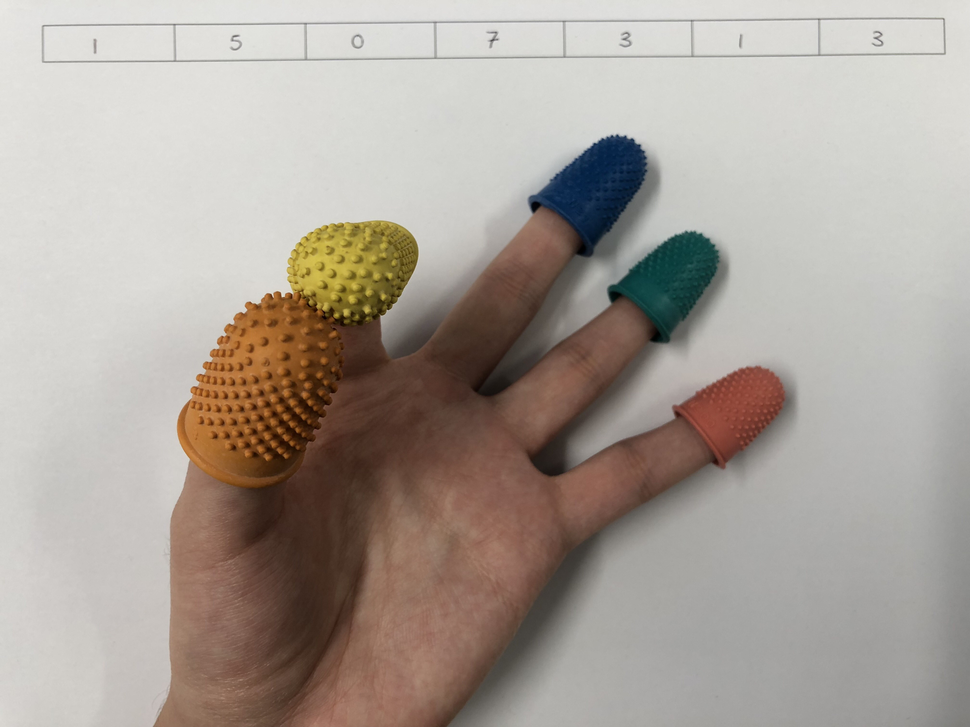
%> input picture IMAGE PROCESSING/index.png, 970 x 727 px, shrunk from 4032 x 3024 before the run
$ octave TaskA2.m   (GNU Octave 9; MATLAB toolbox functions it lacks are replaced by stand-ins)
%> lines starting %> are read from the running program, lines starting %| are printed output that depends on the picture
clear all;
close all;
clc;

fileName = uigetfile('palmdown.png');
%> the answer given: index.png
palmdownImageFile = imread(fileName);
%> palmdownImageFile is the input picture: size 727x970x3 uint8; mean R, G, B 170.2, 161.2, 153.2

palmdownGreyScale = rgb2gray(palmdownImageFile);
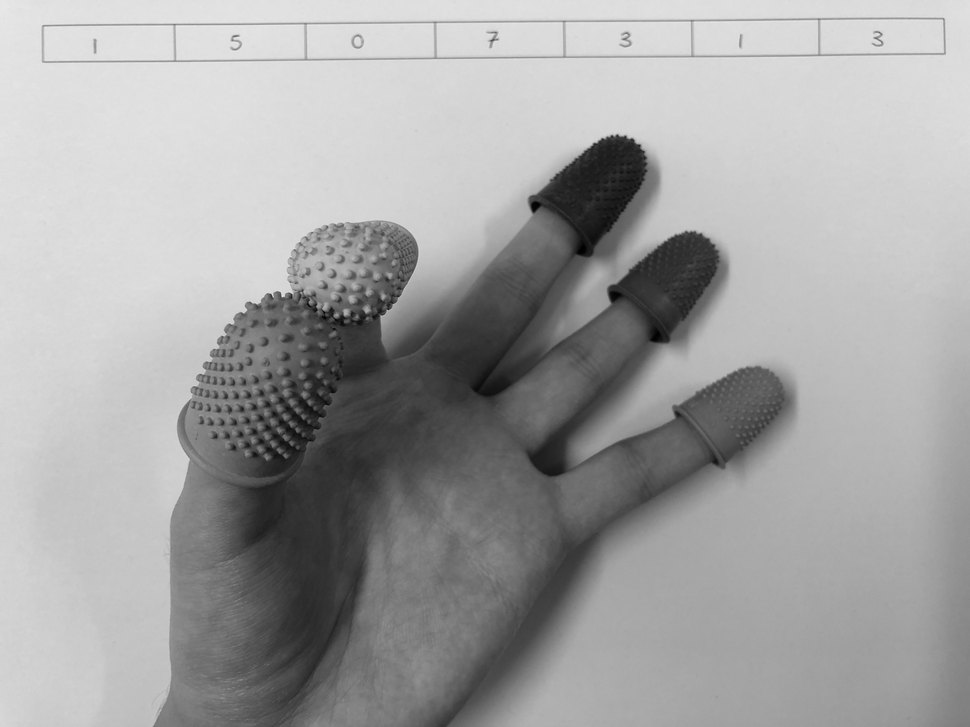
%> palmdownGreyScale: size 727x970 uint8; min 0, max 236, mean 163
palmdownGreyScaleHist = imhist(palmdownGreyScale);
%> palmdownGreyScaleHist = 256 values, max 19236 at index 220, min 0 at index 238, mean 2754.6

palmdownR = palmdownImageFile(:,:,1);
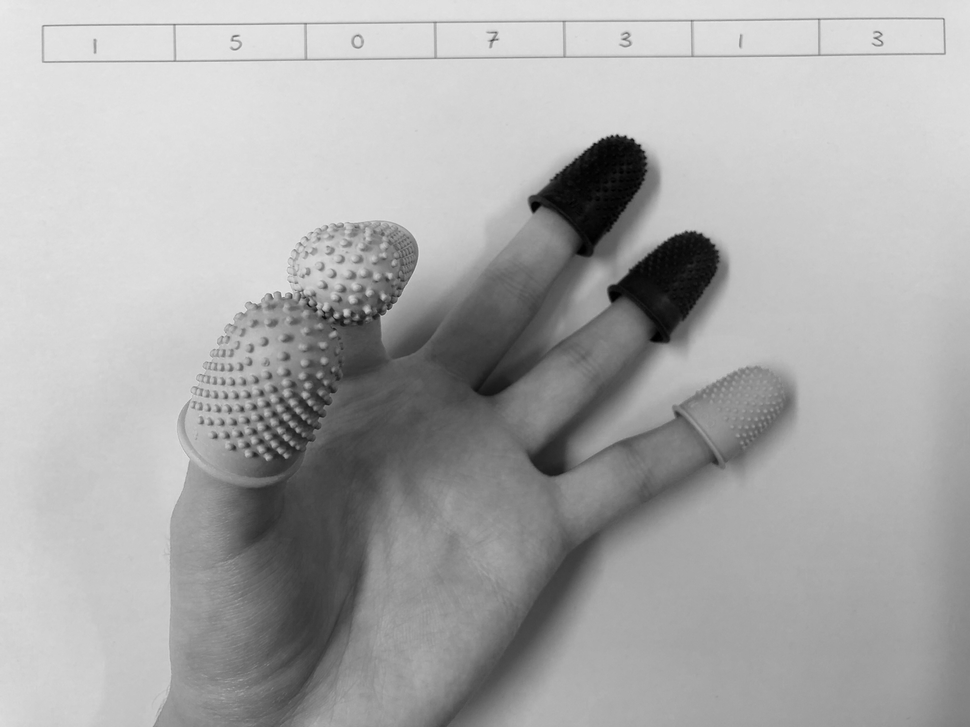
%> palmdownR: size 727x970 uint8; min 0, max 237, mean 170.2
palmdownG = palmdownImageFile(:,:,2);
palmdownB = palmdownImageFile(:,:,3);
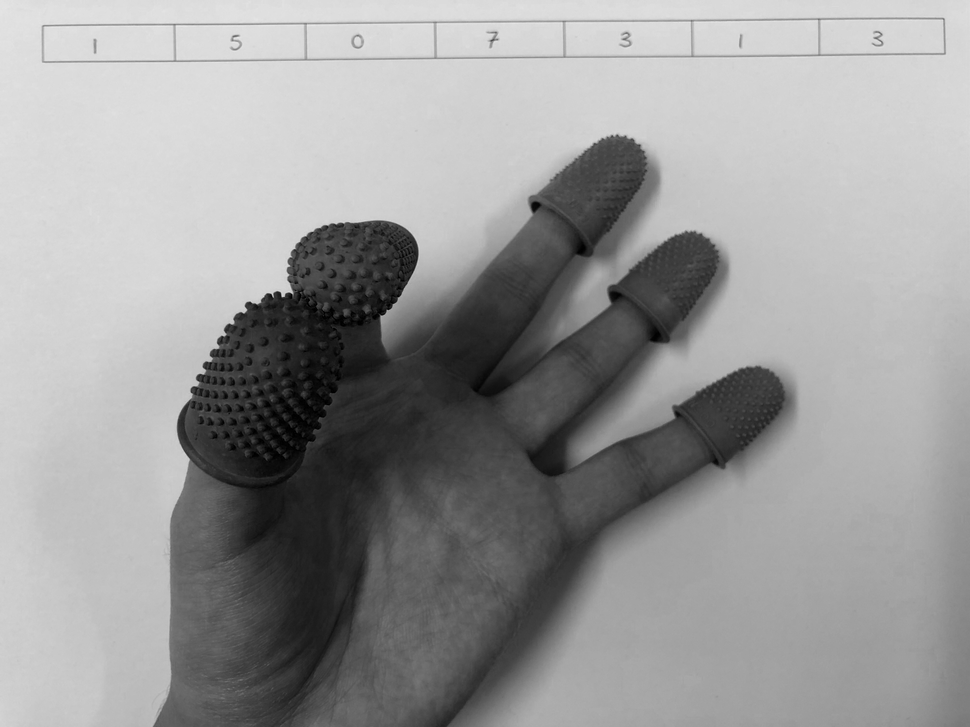
%> palmdownB: size 727x970 uint8; min 0, max 233, mean 153.2

palmdownRedChannelHist = imhist(palmdownR);
%> palmdownRedChannelHist = 256 values, max 18079 at index 221, min 0 at index 239, mean 2754.6
palmdownGreenChannelHist = imhist(palmdownG);
%> palmdownGreenChannelHist = 256 values, max 20920 at index 220, min 0 at index 238, mean 2754.6
palmdownBlueChannelHist = imhist(palmdownB);
%> palmdownBlueChannelHist = 256 values, max 16852 at index 215, min 0 at index 235, mean 2754.6

greyScaleArithmeticMean = mean2(palmdownGreyScale);
%> greyScaleArithmeticMean = 163
rArithmeticMean = mean2(palmdownR);
%> rArithmeticMean = 170.2
gArithmeticMean = mean2(palmdownG);
%> gArithmeticMean = 161.2
bArithmeticMean = mean2(palmdownB);
%> bArithmeticMean = 153.2

figure;

subplot(1,2,1);
plot(0:255, palmdownRedChannelHist, 'r','LineWidth', 1);hold on
plot(0:255, palmdownGreenChannelHist, 'g','LineWidth', 1);hold on
plot(0:255, palmdownBlueChannelHist, 'b','LineWidth', 1);
xlabel('Intensity', 'FontSize', 14); ylabel('Normalised Count','FontSize',14);
xlim([0 255]);
rgbHistYLength = get(gca,'YLim');
ylim([0 max(palmdownRedChannelHist)]);
line([rArithmeticMean,rArithmeticMean],rgbHistYLength,'Color','r','LineWidth', 1,'LineStyle', '--');hold on
ylim([0 max(palmdownGreenChannelHist)]);
line([gArithmeticMean,gArithmeticMean],rgbHistYLength,'Color','g','LineWidth', 1,'LineStyle', '--');hold on
ylim([0 max(palmdownBlueChannelHist)]);
line([bArithmeticMean,bArithmeticMean],rgbHistYLength,'Color','b','LineWidth', 1,'LineStyle', '--');


subplot(1,2,2);
plot(0:255, palmdownGreyScaleHist, 'black','LineWidth', 1);
xlabel('Luminance', 'FontSize', 14);ylabel('Normalised Count','FontSize',14);
xlim([0 255]);
ylim([0 max(palmdownGreyScaleHist)]);
greyScaleHistYLength = get(gca,'YLim');
line([greyScaleArithmeticMean,greyScaleArithmeticMean],greyScaleHistYLength,'Color','black','LineWidth', 1,'LineStyle','--');
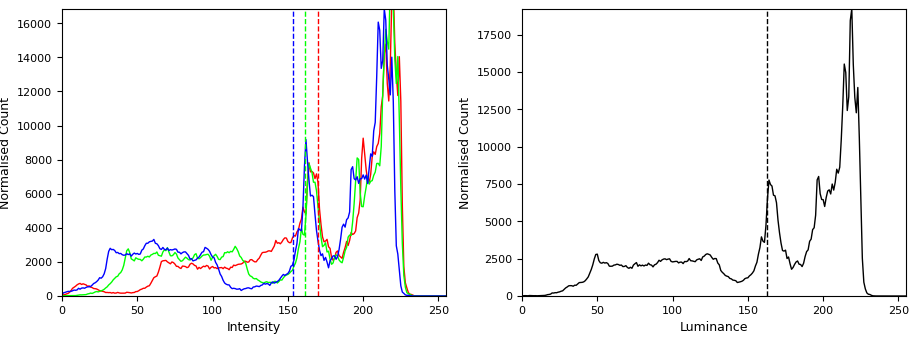
%> figure redrawn from the program's plot data, 2 panels; panel 1: curve peaks at x = 220, y = 18079, above the top of the axes; panel 1: curve peaks at x = 214, y = 16852; panel 2: curve peaks at x = 219, y = 19236

$ run again, on IMAGE PROCESSING/palmdown.png
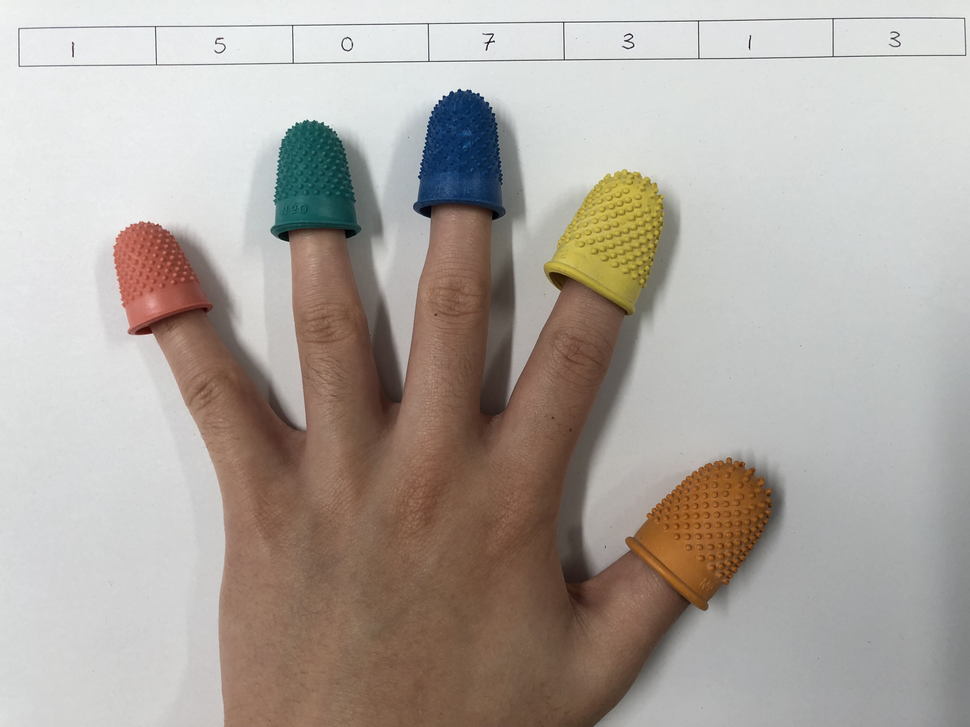
%> input picture IMAGE PROCESSING/palmdown.png, 970 x 727 px, shrunk from 4032 x 3024 before the run
%> palmdownImageFile is the input picture: size 727x970x3 uint8; mean R, G, B 175.2, 167.4, 160.7
%> palmdownGreyScaleHist = 256 values, max 14798 at index 236, min 6 at index 2, mean 2754.6
%> `palmdownB = palmdownImageFile(:,:,3);`:
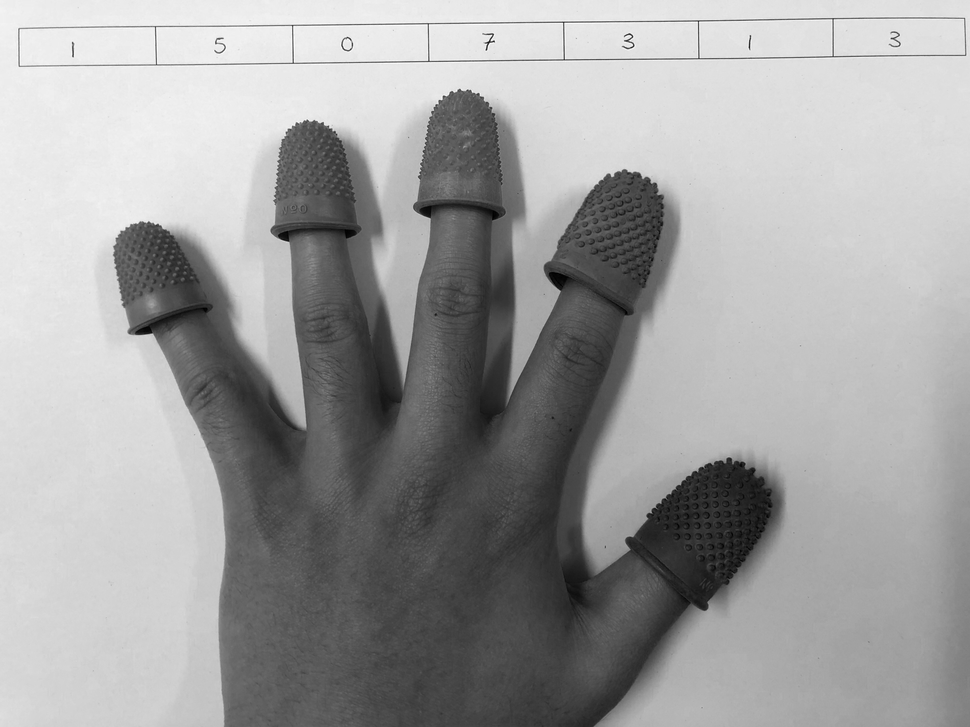
%> palmdownB: size 727x970 uint8; min 0, max 255, mean 160.7
%> palmdownRedChannelHist = 256 values, max 12753 at index 235, min 2 at index 255, mean 2754.6
%> palmdownGreenChannelHist = 256 values, max 14849 at index 236, min 4 at index 3, mean 2754.6
%> palmdownBlueChannelHist = 256 values, max 12092 at index 236, min 9 at index 1, mean 2754.6
%> greyScaleArithmeticMean = 168.9
%> rArithmeticMean = 175.2
%> gArithmeticMean = 167.4
%> bArithmeticMean = 160.7
%> `line([greyScaleArithmeticMean,greyScaleArithmeticMean],greyScaleHistYL..`:
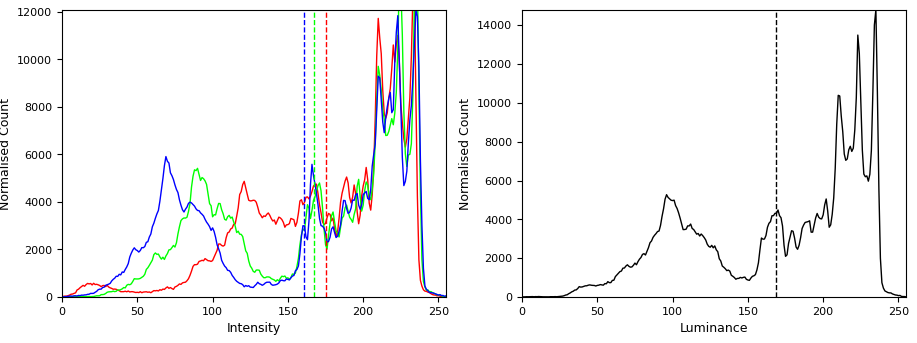
%> figure redrawn from the program's plot data, 2 panels; panel 1: curve peaks at x = 234, y = 12753, above the top of the axes; panel 1: curve peaks at x = 235, y = 12092; panel 2: curve peaks at x = 235, y = 14798

$ run again, on IMAGE PROCESSING/pinky.png
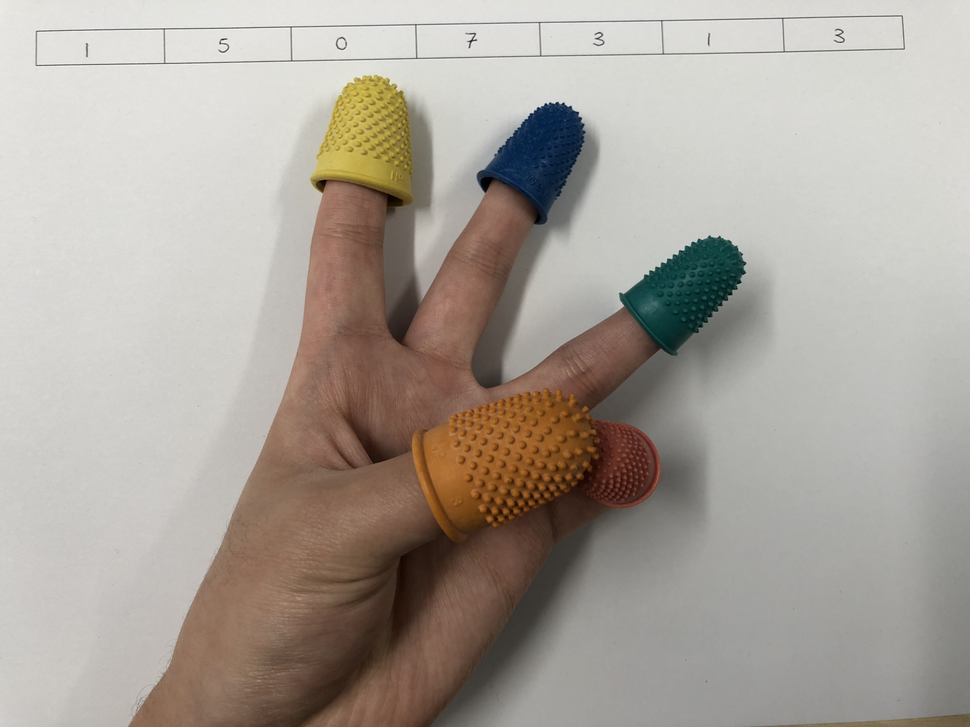
%> input picture IMAGE PROCESSING/pinky.png, 970 x 727 px, shrunk from 4032 x 3024 before the run
%> palmdownImageFile is the input picture: size 727x970x3 uint8; mean R, G, B 170.2, 162.8, 154.4
%> palmdownGreyScaleHist = 256 values, max 16936 at index 218, min 0 at index 251, mean 2754.6
%> `palmdownB = palmdownImageFile(:,:,3);`:
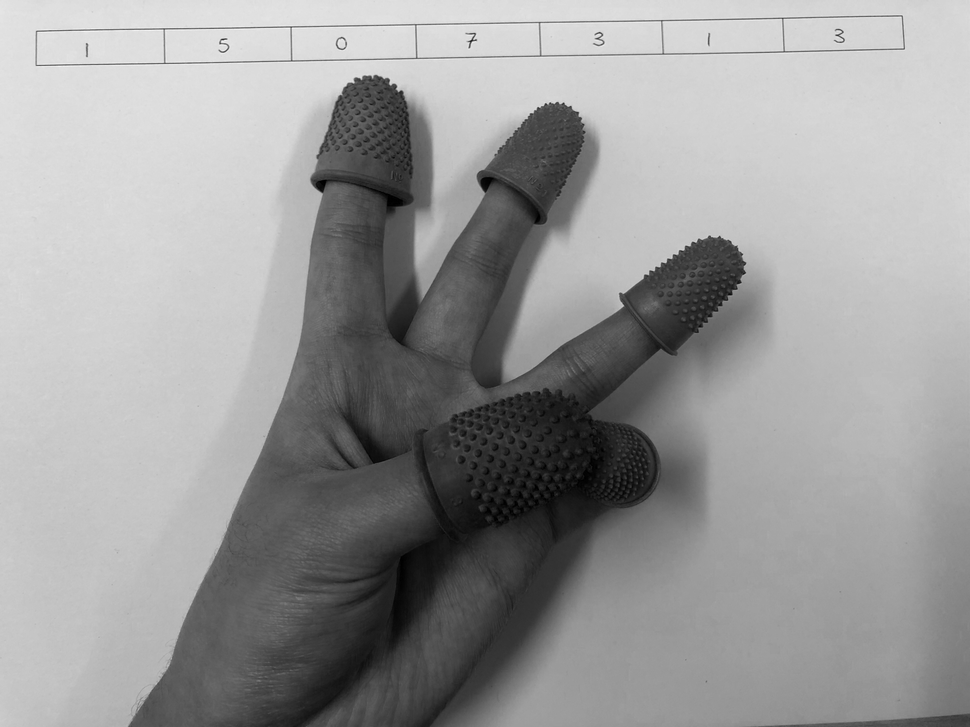
%> palmdownB: size 727x970 uint8; min 0, max 247, mean 154.4
%> palmdownRedChannelHist = 256 values, max 15270 at index 218, min 0 at index 252, mean 2754.6
%> palmdownGreenChannelHist = 256 values, max 17545 at index 218, min 0 at index 250, mean 2754.6
%> palmdownBlueChannelHist = 256 values, max 17021 at index 213, min 0 at index 249, mean 2754.6
%> greyScaleArithmeticMean = 164
%> rArithmeticMean = 170.2
%> gArithmeticMean = 162.8
%> bArithmeticMean = 154.4
%> `line([greyScaleArithmeticMean,greyScaleArithmeticMean],greyScaleHistYL..`:
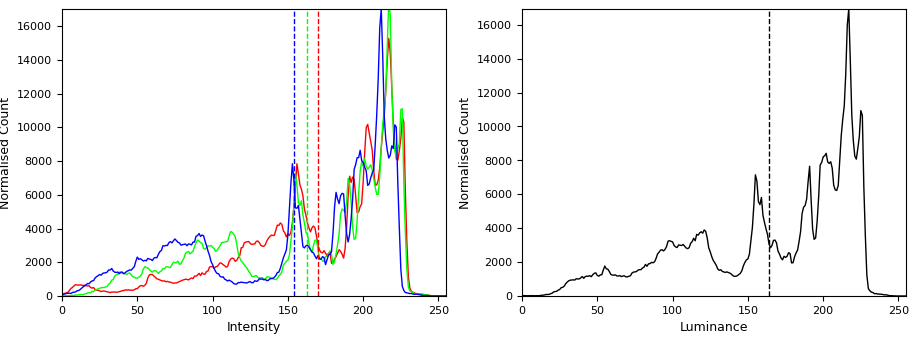
%> figure redrawn from the program's plot data, 2 panels; panel 1: curve peaks at x = 217, y = 15270; panel 1: curve peaks at x = 217, y = 17545, above the top of the axes; panel 1: curve peaks at x = 212, y = 17021; panel 2: curve peaks at x = 217, y = 16936
